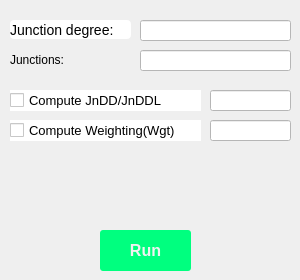
   <widget class="QWidget" name="tab_interval">
    <attribute name="title">
     <string>JnR</string>
    </attribute>
    <widget class="QLineEdit" name="lineEdit_5">
     <property name="geometry">
      <rect>
       <x>140</x>
       <y>50</y>
       <width>151</width>
       <height>21</height>
      </rect>
     </property>
     <property name="styleSheet">
      <string notr="true">QLineEdit{
	text-decoration:none;
	background:#FFFFFF;
	color:#000000;
		
	font-size:14px;
	font-family:微软雅黑,宋体,Arial,Helvetica,Verdana,sans-serif;
	
}</string>
     </property>
     <property name="text">
      <string/>
     </property>
    </widget>
    <widget class="QLabel" name="label_6">
     <property name="geometry">
      <rect>
       <x>10</x>
       <y>20</y>
       <width>121</width>
       <height>19</height>
      </rect>
     </property>
     <property name="styleSheet">
      <string notr="true">QLabel{
	text-decoration:none;
	background:#FFFFFF;
	color:#000000;
		
	font-size:14px;
	font-family:微软雅黑,宋体,Arial,Helvetica,Verdana,sans-serif;
	border-radius:4px;
}</string>
     </property>
     <property name="text">
      <string>Junction degree:</string>
     </property>
    </widget>
    <widget class="QLabel" name="label_7">
     <property name="geometry">
      <rect>
       <x>10</x>
       <y>50</y>
       <width>121</width>
       <height>19</height>
      </rect>
     </property>
     <property name="text">
      <string>Junctions:</string>
     </property>
    </widget>
    <widget class="QLineEdit" name="lineEdit_6">
     <property name="geometry">
      <rect>
       <x>140</x>
       <y>20</y>
       <width>151</width>
       <height>21</height>
      </rect>
     </property>
     <property name="styleSheet">
      <string notr="true">QLineEdit{
	text-decoration:none;
	background:#FFFFFF;
	color:#000000;
		
	font-size:14px;
	font-family:微软雅黑,宋体,Arial,Helvetica,Verdana,sans-serif;
	
}</string>
     </property>
     <property name="text">
      <string/>
     </property>
    </widget>
    <widget class="QCheckBox" name="checkBox_5">
     <property name="geometry">
      <rect>
       <x>10</x>
       <y>90</y>
       <width>191</width>
       <height>21</height>
      </rect>
     </property>
     <property name="styleSheet">
      <string notr="true">QCheckBox{
	
	
	background:#FFFFFF;
	color:#000000;
		
	font-size:13px;
	font-family:微软雅黑,宋体,Arial,Helvetica,Verdana,sans-serif;
	
}</string>
     </property>
     <property name="text">
      <string>Compute JnDD/JnDDL</string>
     </property>
    </widget>
    <widget class="QLineEdit" name="lineEdit_11">
     <property name="geometry">
      <rect>
       <x>210</x>
       <y>90</y>
       <width>81</width>
       <height>21</height>
      </rect>
     </property>
     <property name="styleSheet">
      <string notr="true">QLineEdit{
	text-decoration:none;
	background:#FFFFFF;
	color:#000000;
		
	font-size:14px;
	font-family:微软雅黑,宋体,Arial,Helvetica,Verdana,sans-serif;
	
}</string>
     </property>
    </widget>
    <widget class="QCheckBox" name="checkBox_6">
     <property name="geometry">
      <rect>
       <x>10</x>
       <y>120</y>
       <width>191</width>
       <height>21</height>
      </rect>
     </property>
     <property name="styleSheet">
      <string notr="true">QCheckBox{
	
	
	background:#FFFFFF;
	color:#000000;
		
	font-size:13px;
	font-family:微软雅黑,宋体,Arial,Helvetica,Verdana,sans-serif;
	
}</string>
     </property>
     <property name="text">
      <string>Compute Weighting(Wgt)</string>
     </property>
    </widget>
    <widget class="QLineEdit" name="lineEdit_12">
     <property name="geometry">
      <rect>
       <x>210</x>
       <y>120</y>
       <width>81</width>
       <height>21</height>
      </rect>
     </property>
     <property name="styleSheet">
      <string notr="true">QLineEdit{
	text-decoration:none;
	background:#FFFFFF;
	color:#000000;
		
	font-size:14px;
	font-family:微软雅黑,宋体,Arial,Helvetica,Verdana,sans-serif;
	
}</string>
     </property>
    </widget>
    <widget class="QPushButton" name="Button_start_scan_4">
     <property name="geometry">
      <rect>
       <x>100</x>
       <y>230</y>
       <width>91</width>
       <height>41</height>
      </rect>
     </property>
     <property name="styleSheet">
      <string notr="true">QPushButton{
	text-decoration:none;
	background:#00FF7F;
	color:#f2f2f2;
	
	padding:10px 30px 10px 30px;
	font-size:16px;
	font-family:微软雅黑,宋体,Arial,Helvetica,Verdana,sans-serif;
	font-weight:bold;
	border-radius:3px;
}</string>
     </property>
     <property name="text">
      <string>Run</string>
     </property>
    </widget>
   </widget>
